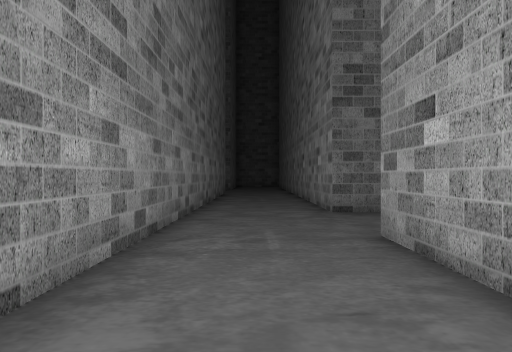
[1] (above)

19 first-person views from a walk through a Unity game level. The camera is 1.5 m above the floor, looks level and sees 70° across. The floor is counted in squares, 1.8 m on a side. Each view is taken from the middle of a square. On the plan, view 1 faces up. The plan holds only what a view shows up to about 12 squares ahead; the rest is blank. The place goes on beyond the plan. The player is left out.

[2]
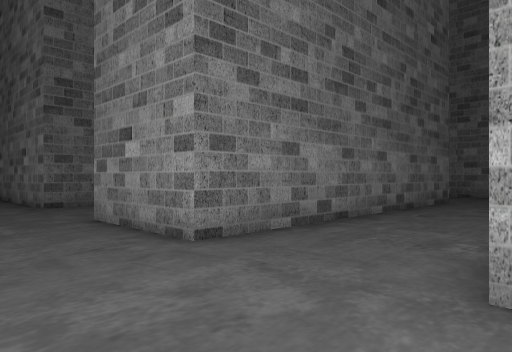

[3]
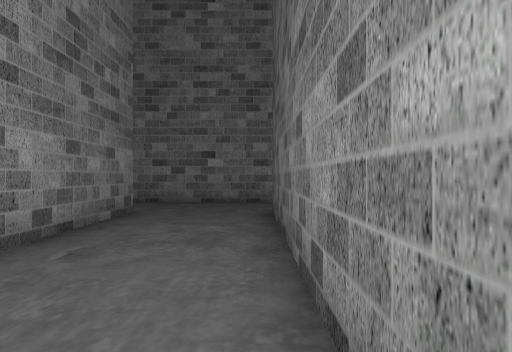

[4]
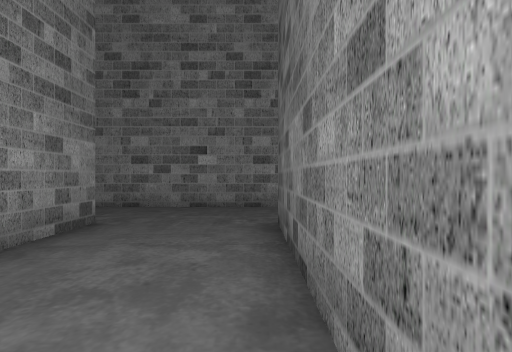

[5]
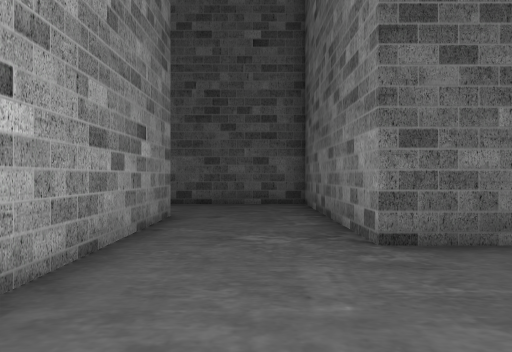

[6]
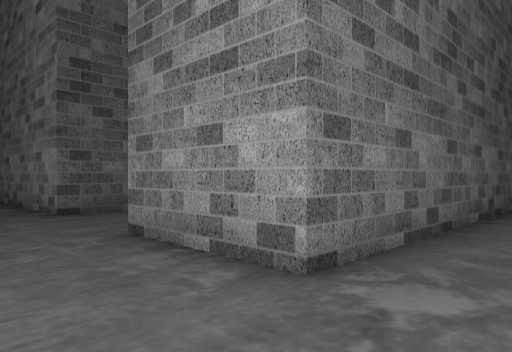

[7]
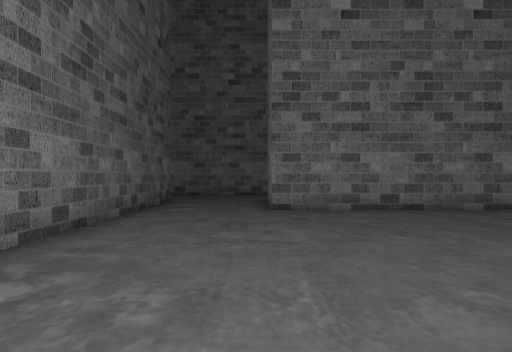

[8]
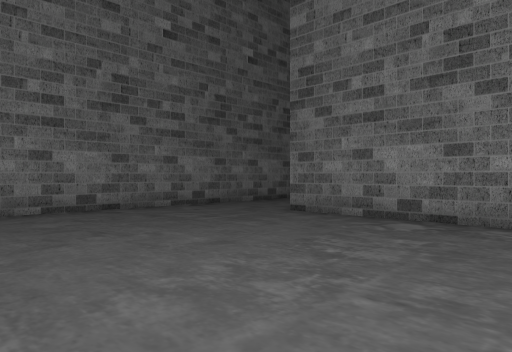

[9]
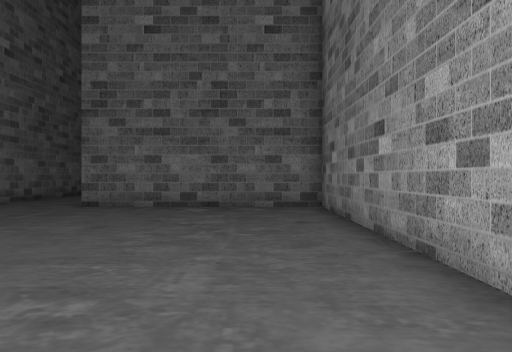

[10]
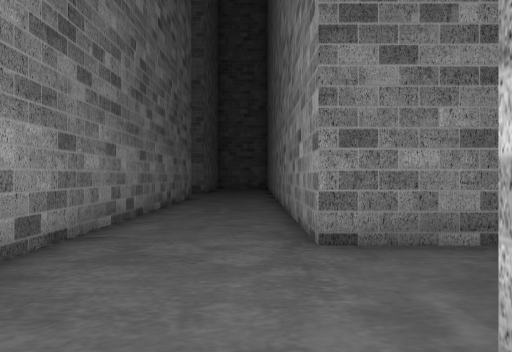

[11]
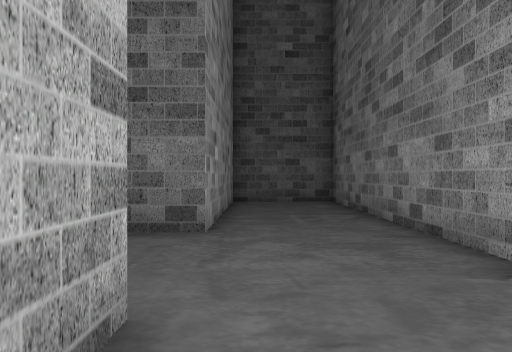

[12]
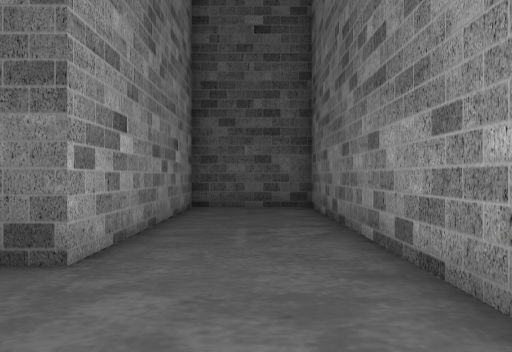

[13]
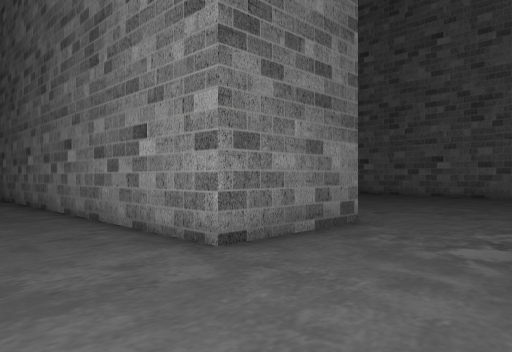

[14]
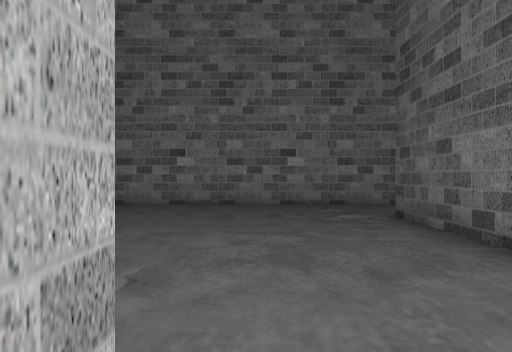

[15]
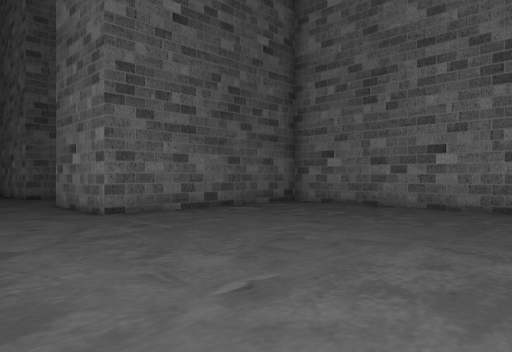

[16]
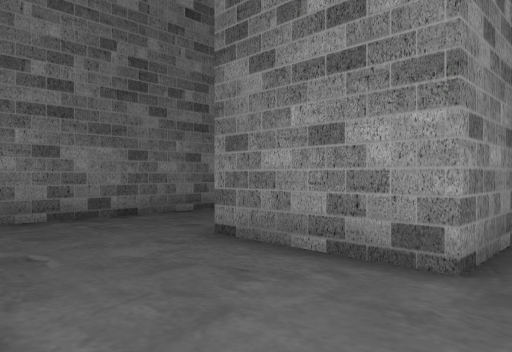

[17]
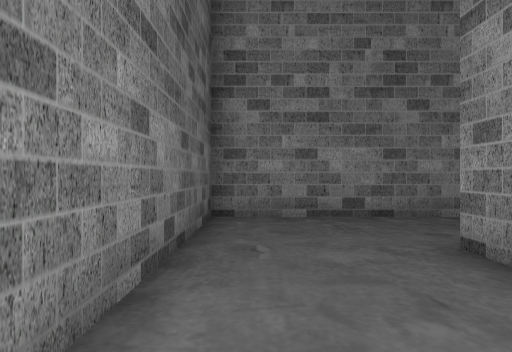

[18]
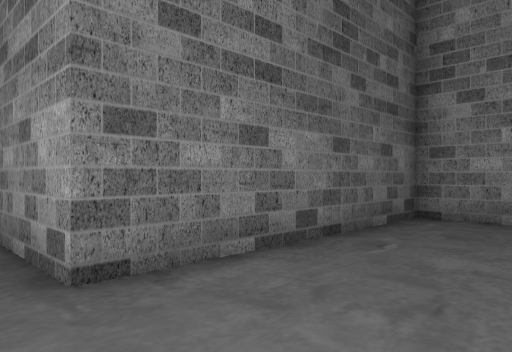

[19]
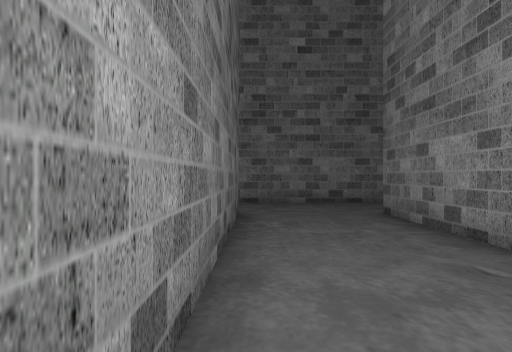

### Floor plan
Points are (right, up) in squares from view 1. A wall is a line through its corners. A room is listed if a view was taken in it or the views show most of it. See-through windows are left out.
Room 1 (views 1, 2, 3, 4, 5, 6, 7, 8, 9, 10, 11, 12, 13, 14, 15, 16, 17, 18, 19)
walls: (11.5, 5.1) (11.5, 1.9) (1.8, 1.9) (1.8, 5.1) (11.5, 5.1); (5, 16.5) (5, 8.4) (1.8, 8.4) (1.8, 16.5); (18, -2.6) (18, -4.6) (14.8, -4.6) (14.8, 14.9) (8.3, 14.9) (8.3, 16.5); (-1.5, 16) (-1.5, -7.9) (1.8, -7.9) (1.8, -1.4) (11.5, -1.4) (11.5, -7.9) (18, -7.9) (18, -10.4)

Where each view was taken, in squares from view 1:
view 1: 0 up, 0 right, facing up
view 2: 2 down, 1 left, facing up-right
view 3: 1 down, 3 right, facing right
view 4: 1 down, 5 right, facing right
view 5: 3 up, 13 right, facing down
view 6: 7 up, 14 right, facing down-left
view 7: 8 up, 14 right, facing left
view 8: 8 up, 14 right, facing up-left
view 9: 5 up, 13 right, facing up
view 10: 4 up, 1 right, facing up
view 11: 4 up, 1 right, facing down
view 12: 2 up, 0 right, facing down
view 13: 5 up, 1 left, facing up-right
view 14: 8 up, 4 right, facing right
view 15: 7 up, 5 right, facing up-right
view 16: 8 down, 19 right, facing up-left
view 17: 7 down, 19 right, facing left
view 18: 5 down, 19 right, facing down-left
view 19: 1 down, 10 right, facing left
